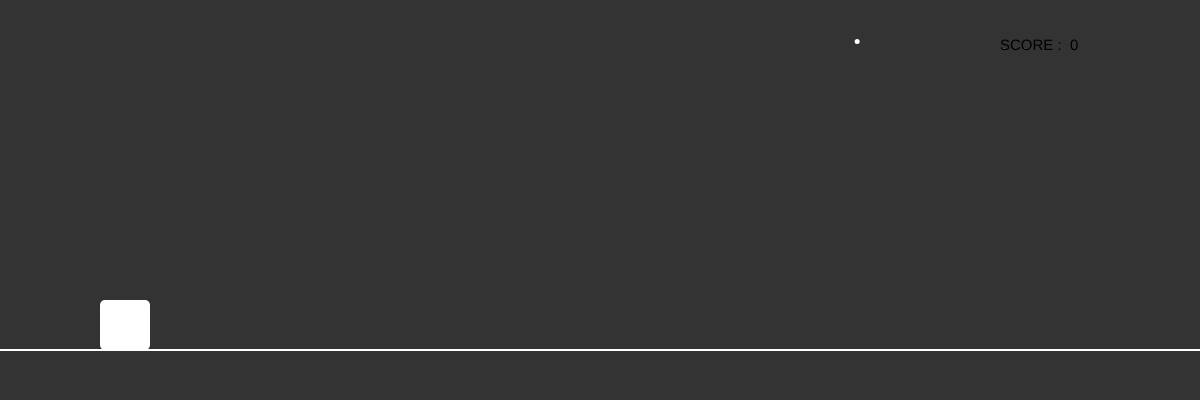
Frame 1 (no input)
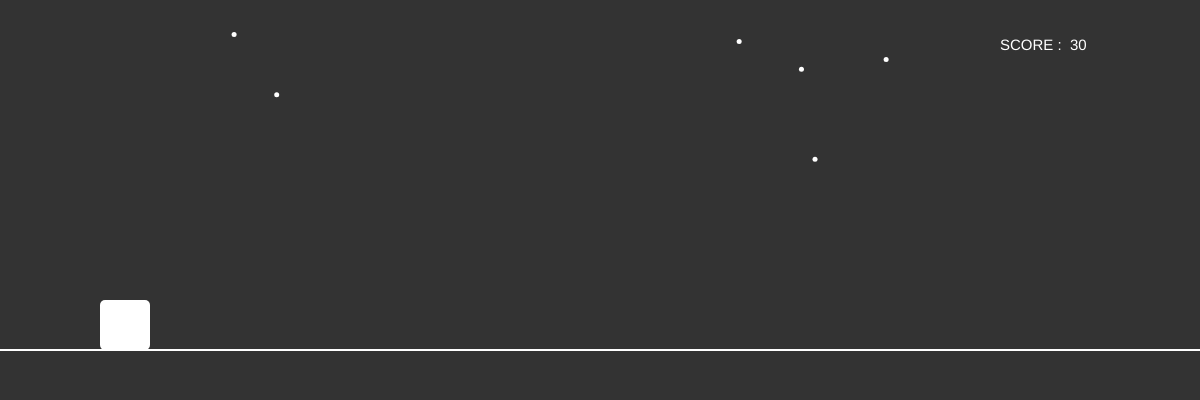
Frame 60 (no input)
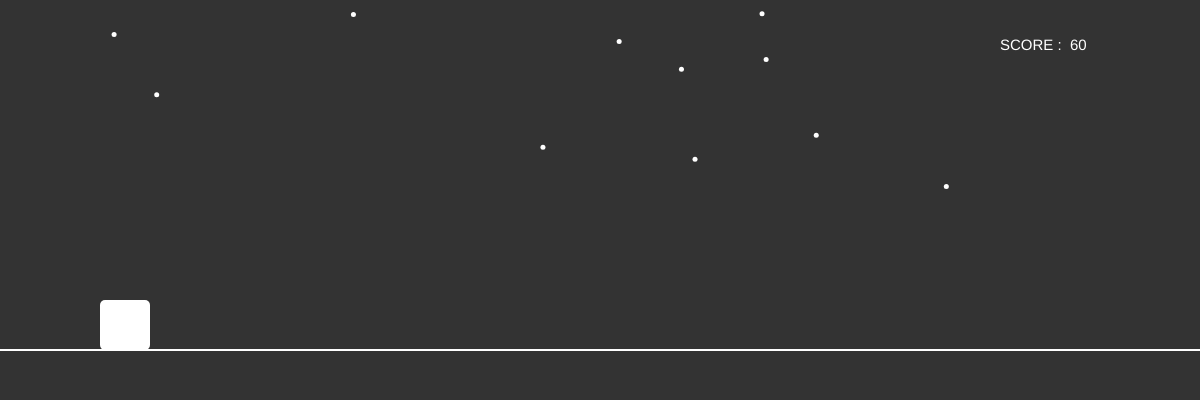
Frame 120 (the mouse pressed at the canvas centre since frame 60)

The p5.js sketch that drew these frames (run headless with seeded random() and noise() and a simulated clock; from frame 60 on, the mouse is pressed at the canvas centre):

// p5.js sketch
// ── sketch.js
var start = false;
var dino;
var obs = [];
var stars = [];
var score = 0;

function setup() {
	createCanvas(innerWidth,400);
	dino = new Dinosaur();
	obs.push(new Obs());
	stars.push(new Star());
}


function draw() {
  	background(51);

  	//bottom ground line
  	strokeWeight(2);
  	stroke(255);
	line(0,350,innerWidth,350);

	//score display
	textSize(15);
	strokeWeight(0);
	score = floor(frameCount/2);
	text("SCORE :  "+score,width-200,50);

	//obstacle placement
	for(var i=obs.length-1; i>=0; i--) {
		obs[i].display();
		obs[i].move(5);

		if(obs[i].hits(dino)) {	//if hits game ends
			console.log('HITS');
			dino.display();

			textSize(50);
			text("OOPS!!! GAME ENDED", width/2-250, height/2);
			textSize(20);
			text("Please Refresh the browser to PLAY again!",500,height/2+50);

			for(var i=obs.length-1; i>=0; i--) {
				obs[i].endfun();
			}
		}

		if(obs[i].offscreen()) {
			obs.splice(i,1);
		}
	}

	//dinosaur placement
	if(start) {
		start = dino.update();
	}

	dino.display();

	for(var j=stars.length-1; j>=0; j--) {
		stars[j].display();
		stars[j].update();

		if(stars[j].outOfScreen()) {
			stars.splice(j,1);
		}
	}


	if (frameCount % 80 == 0) {	//On every 80 frames one new obstacle adds
	    obs.push(new Obs());
	}

	if(frameCount % 10 == 0) {	//On every 10 frames one new star adds
		stars.push(new Star());
	}
}

function keyPressed() {	//On pressing spacebar dino starts moves up
	if(key == ' ') {
		start = true;
	}
}

// ── dinosaur.js
var flag = 1;	//move up
function Dinosaur() {
	this.width = 50;
	this.height = 50;
	this.x = 100;
	this.y = 300;

	this.gravity = 5;
	this.lift = -15;

	this.blockx = 0;
	this.blocky = 0;

	
	this.display = function() {
		fill(255);
		rect(this.x, this.y, this.width, this.height,5);
	}
	 

	this.update = function() {
		if(this.blockx == 0 && this.blocky == 0) {
			if(flag == 1)
				this.y += this.lift;
			else
				this.y += this.gravity;

			if(this.y < 150) {		//if it reaches up of 150px make it fall down.
				flag = -1; //move down.
			}

			if(this.y > 300) {	//if it falls on ground.
				this.y = 300;
				flag = 1;	//change flag so it can move up next time.
				return false;
			}
			return true;
		} else {
			this.x = this.blockx;
			this.y = this.blocky;
		}
	}

	this.up = function() {
		this.y += -40;
	}
}

// ── obstacles.js
   
function Obs(obspic,x,speed,flag,bpos,groundy) {
	this.height = 60;
	this.width = 20;
	this.x = x;
	this.y = 290;
	this.speed = speed;
	this.blockx = 0;
	this.blocky = 0;
 	this.flag = flag;
 	this.bpos = bpos;
 	this.ground = groundy-this.height;
 	this.sky = 160;

	this.hits = function(dino) {
		if((this.x >= dino.x && this.x <= dino.x+dino.width) || (this.x+this.width >= dino.x && this.x+this.width <= dino.x+dino.width)) {
			if(dino.y+dino.height >= this.y && dino.y+dino.height <= this.y+this.height) {
				this.blockx = this.x;
				this.blocky = this.y;

				dino.blockx = dino.x;
				dino.blocky = dino.y;
				return true;
			}
		}
		return false;
	}

	this.display = function() {
		if(this.flag == 0) {				//normal obstacle
			//fill(232,81,0);
			//noStroke();
			//rect(this.x,this.y,this.width,this.height,2);
			image(obspic,this.x,this.y/*,this.width,this.height*/);
		} else {					//bird obstacle
			fill(0,0,255);
			noStroke();
			if(bpos==0)
			{
				ellipse(this.x,this.ground,50,20); //on ground
				//image(obspic,this.x,this.ground);
			}
			else
			{
				ellipse(this.x,this.sky,50,20); //flying
				//image(obspic,this.x,this.sky);
			}
		}
	}

	this.move = function() {
		if(this.blockx == 0 && this.blocky == 0) {
			this.x -= this.speed;
		} else {
			this.x = this.blockx;
			this.y = this.blocky; 
		}
	}

	this.upspeed = function(speed) {
		this.speed=speed;
	}

	this.offscreen = function() {
	    if (this.x < -this.width) {
	      return true;
	    } else {
	      return false;
	   	}
  	}

  	this.endfun = function() {
  		this.blockx = this.x;
		this.blocky = this.y;
  	}
}

// ── stars.js
function Star() {
	this.x = random(width);
	this.y = random(200);
	this.width = 5;
	this.speed = 2;

	this.display = function() {
		fill(255);
		ellipse(this.x,this.y,5,5);
	}

	this.update = function() {
		this.x -= this.speed;
	}

	this.outOfScreen = function() {
		if (this.x < -this.width) {
	      return true;
	    } else {
	      return false;
	   	}
	}
}
